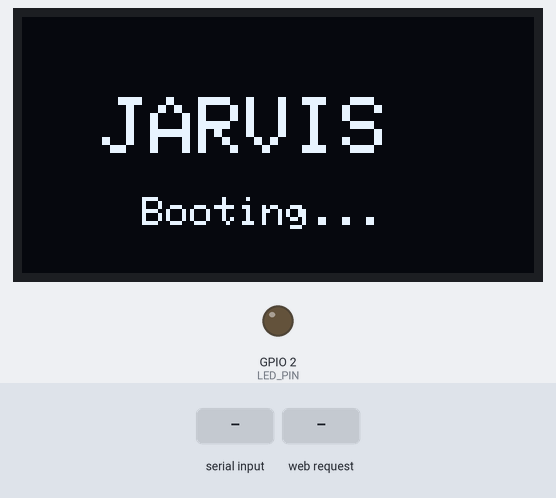
Recording of a sketch running on a simulated ESP32. Shown: 128×64 one-colour display, output pins drawn as LEDs (lit = HIGH). The test bench sets the inputs (shaded band). WiFi joins after 1.5 s; servers stay silent unless stated; I2S audio is not simulated (input reads silence); nothing arrives over Bluetooth unless stated; what the sketch prints to the serial monitor is not drawn.

Above: at 3.9 s.
At 8.88 s:
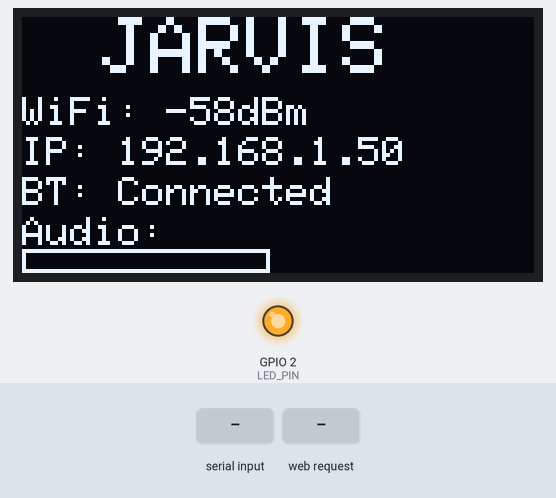
9.1 s: "/on\n" received over the second serial link
At 10.56 s:
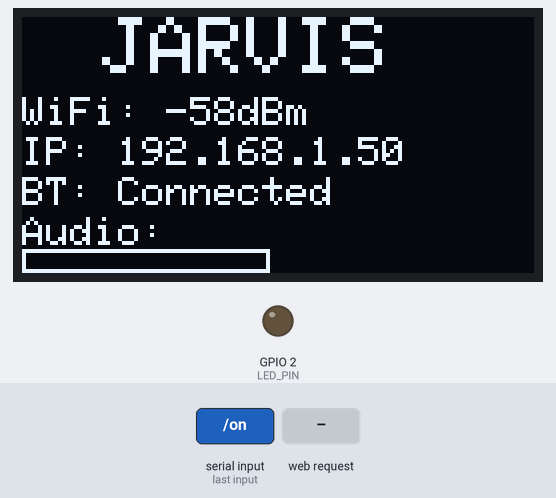
13.1 s: "/off\n" received over the second serial link
15.6 s: HTTP request GET /blink received
18.3 s: "/blink\n" received over the second serial link
Timing chart, 0 to 21.8 s (numbered marks = the images above; inputs shaded):
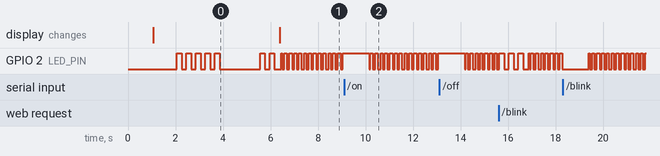

Measured:
- by itself, GPIO 2 (LED_PIN): repeats every 0.20 s: HIGH 0.10 s, LOW 0.10 s

The sketch:

esp32-jarvis.ino
```cpp
#include <WiFi.h>
#include <BluetoothSerial.h>
#include <Wire.h>
#include <Adafruit_GFX.h>
#include <Adafruit_SSD1306.h>
#include <driver/i2s.h>

const char* ssid = "ROCHA2.4";
const char* password = "sanluispotosi";

BluetoothSerial SerialBT;
const int LED_PIN = 2;
WiFiServer server(80);

// OLED Display Configuration
#define SCREEN_WIDTH 128
#define SCREEN_HEIGHT 64
#define OLED_RESET -1
#define SCREEN_ADDRESS 0x3C
Adafruit_SSD1306 display(SCREEN_WIDTH, SCREEN_HEIGHT, &Wire, OLED_RESET);

// I2S Microphone Configuration (INMP441)
#define I2S_WS 15      // Word Select (LRCLK)
#define I2S_SD 32      // Serial Data (DOUT)
#define I2S_SCK 14     // Serial Clock (BCLK)
#define I2S_PORT I2S_NUM_0
#define BUFFER_SIZE 512
int32_t samples[BUFFER_SIZE];

unsigned long prevMillis = 0, prevBlink = 0, prevBTKeepAlive = 0, prevDisplay = 0, prevAudio = 0;
int blinkState = 0, phase = 0;
float audioLevel = 0;
int peakAudio = 0;

void setup() {
  Serial.begin(115200);
  delay(1000);
  pinMode(LED_PIN, OUTPUT);

  Serial.println("\nESP32 Jarvis Test\n");

  // Initialize OLED Display
  Wire.begin(21, 22); // SDA=21, SCL=22 (standard ESP32 I2C pins)
  if(!display.begin(SSD1306_SWITCHCAPVCC, SCREEN_ADDRESS)) {
    Serial.println("OLED: Failed!");
  } else {
    Serial.println("OLED: OK");
    display.clearDisplay();
    display.setTextSize(2);
    display.setTextColor(SSD1306_WHITE);
    display.setCursor(20, 20);
    display.println("JARVIS");
    display.setTextSize(1);
    display.setCursor(30, 45);
    display.println("Booting...");
    display.display();
    delay(1000);
  }

  // Initialize I2S Microphone
  i2s_config_t i2s_config = {
    .mode = (i2s_mode_t)(I2S_MODE_MASTER | I2S_MODE_RX),
    .sample_rate = 16000,
    .bits_per_sample = I2S_BITS_PER_SAMPLE_32BIT,
    .channel_format = I2S_CHANNEL_FMT_ONLY_LEFT,
    .communication_format = I2S_COMM_FORMAT_I2S,
    .intr_alloc_flags = ESP_INTR_FLAG_LEVEL1,
    .dma_buf_count = 4,
    .dma_buf_len = 1024,
    .use_apll = false,
    .tx_desc_auto_clear = false,
    .fixed_mclk = 0
  };

  i2s_pin_config_t pin_config = {
    .bck_io_num = I2S_SCK,
    .ws_io_num = I2S_WS,
    .data_out_num = I2S_PIN_NO_CHANGE,
    .data_in_num = I2S_SD
  };

  if (i2s_driver_install(I2S_PORT, &i2s_config, 0, NULL) == ESP_OK) {
    i2s_set_pin(I2S_PORT, &pin_config);
    Serial.println("I2S Mic: OK");
  } else {
    Serial.println("I2S Mic: Failed!");
  }

  blinkLED(5, 200);
  testWiFi();
  testBluetooth();
  phase = 3;
  Serial.println("Ready!\n");
  updateDisplay();
}

void loop() {
  unsigned long now = millis();

  if (phase >= 1) handleWiFiClient();
  if (phase >= 2) handleBluetooth();

  // Sample audio from microphone
  if (now - prevAudio >= 50) {
    prevAudio = now;
    readAudio();
  }

  // Update OLED display
  if (now - prevDisplay >= 500) {
    prevDisplay = now;
    updateDisplay();
  }

  int interval = (phase == 1) ? 1000 : 100;
  if (now - prevBlink >= interval) {
    prevBlink = now;
    blinkState = !blinkState;
    digitalWrite(LED_PIN, blinkState);
  }

  // Bluetooth keepalive
  if (SerialBT.hasClient() && (now - prevBTKeepAlive >= 10000)) {
    prevBTKeepAlive = now;
    SerialBT.println("ESP32 Ready");
  }

  if (now - prevMillis >= 10000) {
    prevMillis = now;
    printStatus();
  }
}

void testWiFi() {
  Serial.print("WiFi: ");
  WiFi.mode(WIFI_STA);
  WiFi.begin(ssid, password);

  int attempts = 0;
  while (WiFi.status() != WL_CONNECTED && attempts < 20) {
    delay(500);
    Serial.print(".");
    attempts++;
  }
  Serial.println();

  if (WiFi.status() == WL_CONNECTED) {
    Serial.println("Connected!");
    Serial.print("IP: ");
    Serial.println(WiFi.localIP());
    Serial.print("RSSI: ");
    Serial.println(WiFi.RSSI());
    server.begin();
    phase = 1;
  } else {
    Serial.println("Failed!");
  }
}

void testBluetooth() {
  SerialBT.enableSSP(); // Enable Secure Simple Pairing for better compatibility
  if (SerialBT.begin("ESP32-Jarvis", true)) { // true = isMaster = server mode
    Serial.println("BT: OK");
    Serial.println("Waiting for connection...");
    blinkLED(2, 200);
    phase = 2;
  } else {
    Serial.println("BT: Failed");
  }
}

void handleWiFiClient() {
  WiFiClient client = server.available();
  if (client) {
    Serial.println("Client connected");
    String req = "";

    // Read first line only
    while (client.available()) {
      char c = client.read();
      req += c;
      if (c == '\n') break;
    }

    // Clear remaining data
    while (client.available()) client.read();

    // Handle commands
    if (req.indexOf("/on") > 0) {
      digitalWrite(LED_PIN, HIGH);
      Serial.println("LED ON");
    } else if (req.indexOf("/off") > 0) {
      digitalWrite(LED_PIN, LOW);
      Serial.println("LED OFF");
    } else if (req.indexOf("/blink") > 0) {
      blinkLED(3, 200);
      Serial.println("LED BLINK");
    }

    // Send response
    client.print("HTTP/1.1 200 OK\r\nContent-Type:text/html\r\n\r\n");
    client.print("<html><body style='font-family:Arial;text-align:center;background:#000;color:#0f0'>");
    client.print("<h1>ESP32 Jarvis</h1><p>IP:");
    client.print(WiFi.localIP());
    client.print(" | RSSI:");
    client.print(WiFi.RSSI());
    client.print("dBm</p><p><a href='/on' style='color:#0f0'>ON</a> | ");
    client.print("<a href='/off' style='color:#0f0'>OFF</a> | ");
    client.print("<a href='/blink' style='color:#0f0'>BLINK</a></p></body></html>");

    delay(1);
    client.stop();
    Serial.println("Client done");
  }
}

void handleBluetooth() {
  if (SerialBT.available()) {
    String msg = SerialBT.readString();
    msg.trim();
    Serial.print("BT: ");
    Serial.println(msg);

    if (msg == "status") {
      SerialBT.print("Uptime: ");
      SerialBT.print(millis()/1000);
      SerialBT.println("s");
      SerialBT.print("RSSI: ");
      SerialBT.print(WiFi.RSSI());
      SerialBT.println(" dBm");
    } else if (msg == "led on") {
      digitalWrite(LED_PIN, HIGH);
      SerialBT.println("LED ON");
    } else if (msg == "led off") {
      digitalWrite(LED_PIN, LOW);
      SerialBT.println("LED OFF");
    } else if (msg == "restart") {
      ESP.restart();
    } else {
      SerialBT.print("Got: ");
      SerialBT.println(msg);
    }
  }
}

void blinkLED(int times, int duration) {
  for (int i = 0; i < times; i++) {
    digitalWrite(LED_PIN, HIGH);
    delay(duration);
    digitalWrite(LED_PIN, LOW);
    delay(duration);
  }
}

void printStatus() {
  Serial.println("Status: OK");
  Serial.print("Uptime: ");
  Serial.print(millis()/1000);
  Serial.println("s");
  Serial.print("Heap: ");
  Serial.print(ESP.getFreeHeap());
  Serial.println(" bytes");
  Serial.print("Audio Level: ");
  Serial.print(audioLevel);
  Serial.print(" Peak: ");
  Serial.println(peakAudio);
  Serial.println();
}

void readAudio() {
  size_t bytes_read = 0;
  i2s_read(I2S_PORT, &samples, sizeof(samples), &bytes_read, portMAX_DELAY);

  int samples_read = bytes_read / sizeof(int32_t);

  // Calculate RMS (Root Mean Square) audio level
  int64_t sum = 0;
  int peak = 0;

  for (int i = 0; i < samples_read; i++) {
    int32_t sample = samples[i] >> 14; // Scale down from 32-bit
    int abs_sample = abs(sample);
    sum += (int64_t)sample * sample;
    if (abs_sample > peak) {
      peak = abs_sample;
    }
  }

  audioLevel = sqrt(sum / samples_read);
  peakAudio = peak;

  // Update LED brightness based on audio level
  if (audioLevel > 5000) {
    digitalWrite(LED_PIN, HIGH);
  }
}

void updateDisplay() {
  display.clearDisplay();

  // Title
  display.setTextSize(2);
  display.setTextColor(SSD1306_WHITE);
  display.setCursor(20, 0);
  display.println("JARVIS");

  // WiFi Status
  display.setTextSize(1);
  display.setCursor(0, 20);
  if (WiFi.status() == WL_CONNECTED) {
    display.print("WiFi: ");
    display.print(WiFi.RSSI());
    display.println("dBm");
    display.setCursor(0, 30);
    display.print("IP: ");
    display.println(WiFi.localIP().toString().substring(0, 15));
  } else {
    display.println("WiFi: Disconnected");
  }

  // Bluetooth Status
  display.setCursor(0, 40);
  display.print("BT: ");
  if (SerialBT.hasClient()) {
    display.println("Connected");
  } else {
    display.println("Ready");
  }

  // Audio Level Bar
  display.setCursor(0, 50);
  display.print("Audio:");

  // Draw audio level bar
  int barWidth = map(audioLevel, 0, 10000, 0, 60);
  barWidth = constrain(barWidth, 0, 60);
  display.drawRect(0, 58, 62, 6, SSD1306_WHITE);
  if (barWidth > 0) {
    display.fillRect(1, 59, barWidth, 4, SSD1306_WHITE);
  }

  // Show peak indicator
  display.setCursor(65, 50);
  if (peakAudio > 1000) {
    display.print("!");
  }

  display.display();
}
```
